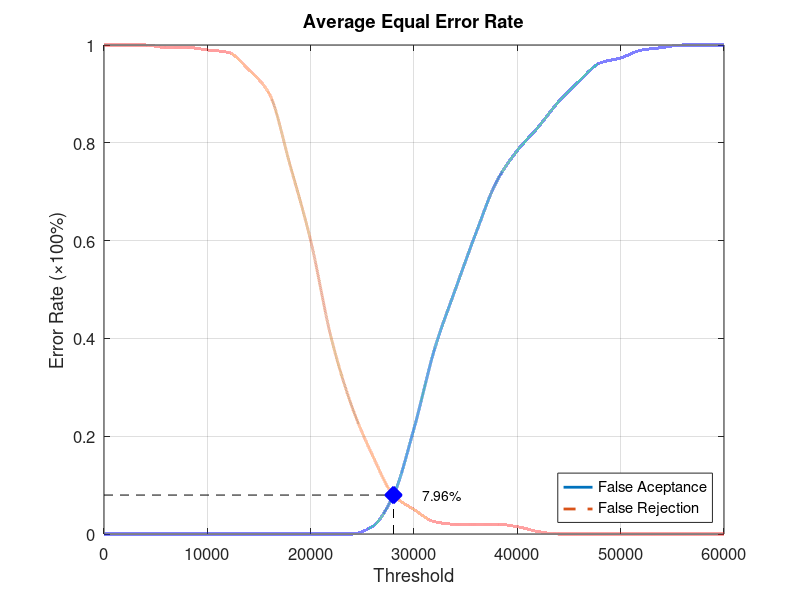
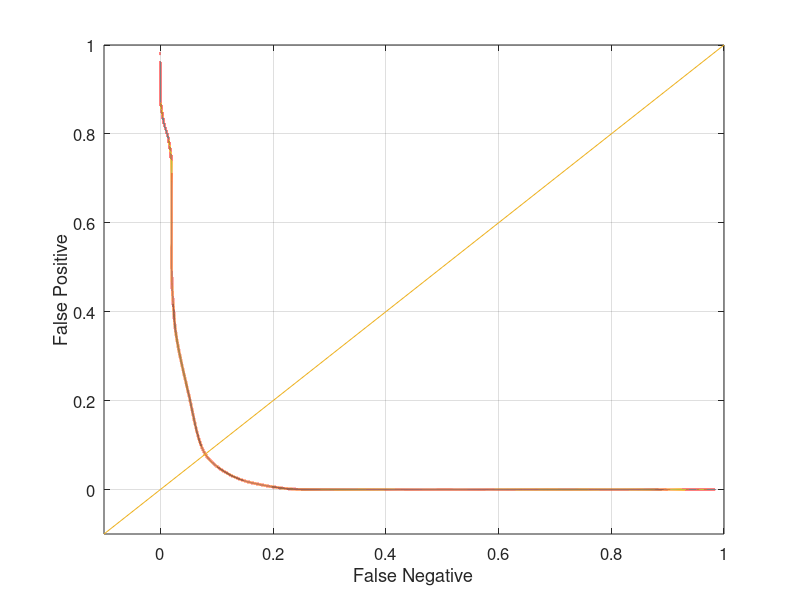

These charts were generated, in order, by the following MATLAB code:
function yEER = Database5_1
close all;
clear;
clc;
x = 0:2000:60000;
xq = 0:0.5:60000;

y0 = [0 0 0 0 0 0 0 0 0 0 0 0 0 0.0157895 0.0789474 0.215789 0.378947 0.5 0.615789 0.721053 0.784211 0.831579 0.884211 0.926316 0.963158 0.973684 0.989474 0.994737 1 1 1];
yy0 = interp1(x, y0, xq, 'pchip');
y1 = [1 1 1 0.995 0.995 0.99 0.985 0.95 0.9 0.755 0.6 0.4 0.26 0.16 0.08 0.05 0.025 0.02 0.02 0.02 0.015 0.005 0 0 0 0 0 0 0 0 0];
yy1 = interp1(x, y1, xq, 'pchip');

% Calculating EER: 
y2 = abs(y0 - y1);
find(y2 == min(y2))
yy2 = abs(yy0 - yy1);
xEER = find(yy2 == min(yy2));
xEERIndex = xq(xEER) % X-axis EER
yEER = yy0(xEER) % Y-axis EER

main = figure
plot(xq, yy0,'-','LineWidth', 2);	hold on
plot(xq, yy1,'--','LineWidth', 2);	hold on
plot([xEERIndex xEERIndex], [0 yEER], 'k--');	hold on
plot([0 xEERIndex], [yEER yEER], 'k--');	hold on
plot(xEERIndex, yEER, 'bx', 'LineWidth', 10);	hold on
text(xEERIndex + 10 * xEERIndex / 100, yEER, [num2str(round((10000 * yEER)) / 100) '%'])
legend('False Aceptance', 'False Rejection', 'Location', 'SouthEast')
xlabel('Threshold')
ylabel('Error Rate (\times100%)')
title('Average Equal Error Rate')
set(gca, 'FontSize', 12)
axis([0 60000 0 1])
grid on

print(main, 'Database5_1Main', '-dpng');
FNRxFPR = figure('Color', [1 1 1]);
plot(yy1, yy0, '-', yy1, yy0, 'LineWidth', 2);
hold on
y = -0.1:0.1:1
plot(y, y); 
set(gca, 'FontSize', 12)
xlabel('False Negative')
ylabel('False Positive')
axis([-0.1 1 -0.1 1])
set(gca, 'FontSize', 12)
grid on

print(FNRxFPR, 'Database5_1FNRxFPR','-dpng');
end
